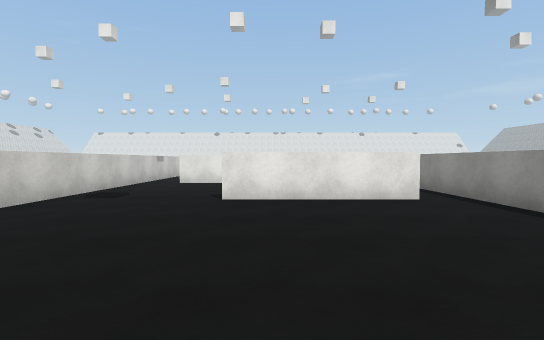
view 1 (above)

19 first-person views from a walk through a Unity game level. The camera is 1.4 m above the floor, tilts 2° down and sees 85° across. The floor is counted in squares, 2 m on a side. Each view is taken from the middle of a square. On the plan, view 1 faces up. The plan holds only what a view shows up to about 10 squares ahead; the rest is blank. The place goes on beyond the plan. The player is left out. Surface patterns are stand-ins for the level's own textures.

view 2
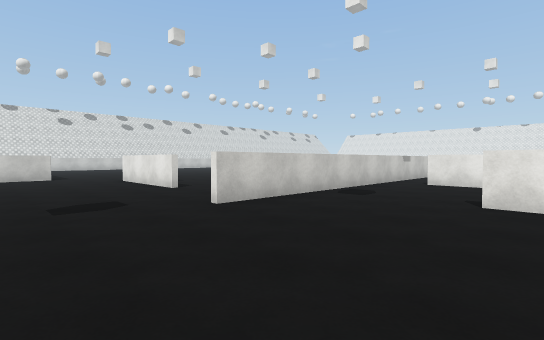

view 3
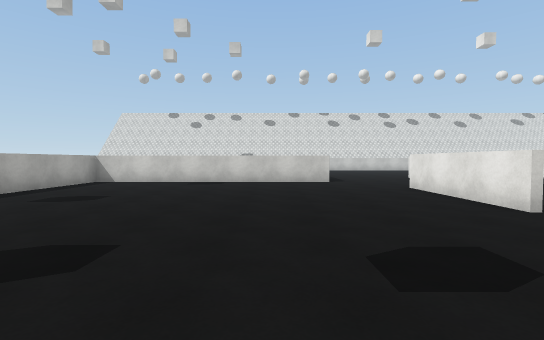

view 4
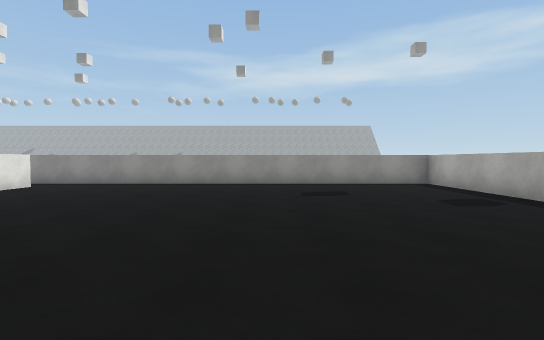

view 5
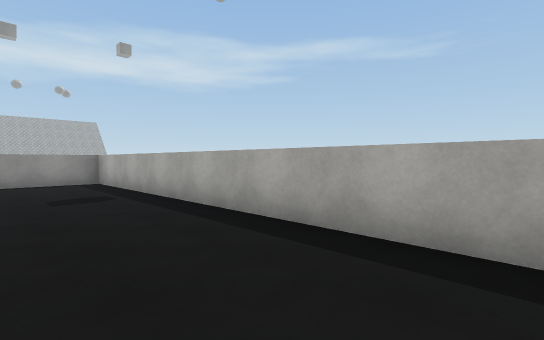

view 6
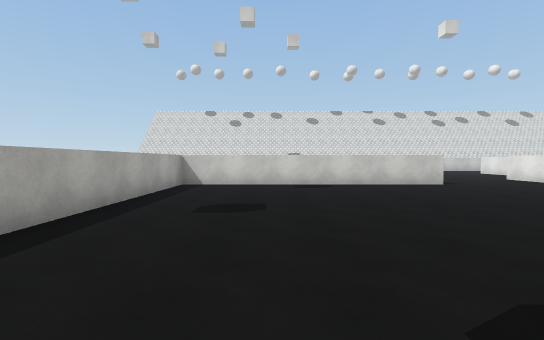

view 7
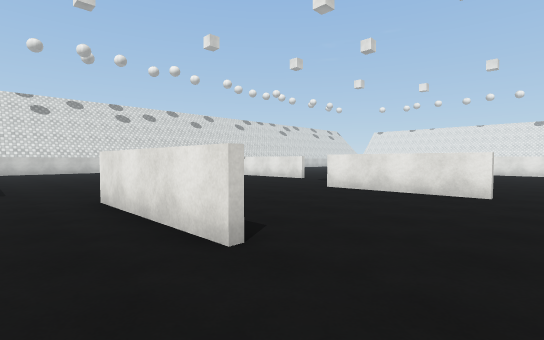

view 8
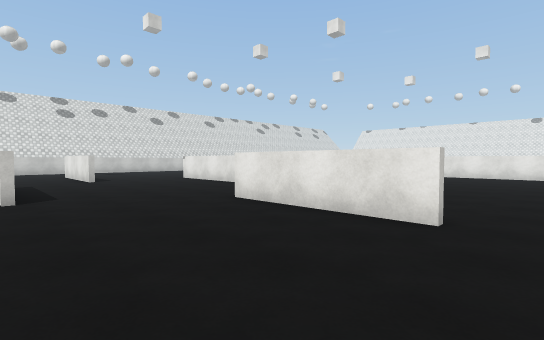

view 9
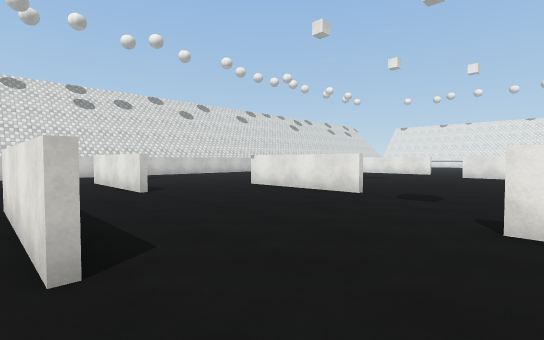

view 10
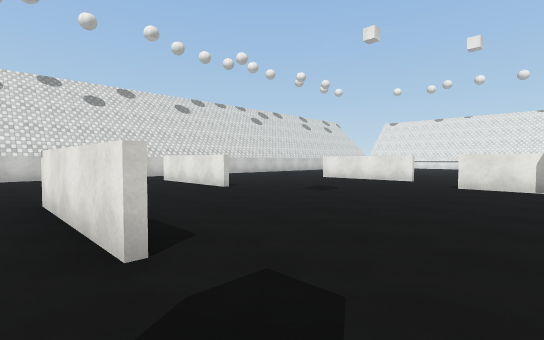

view 11
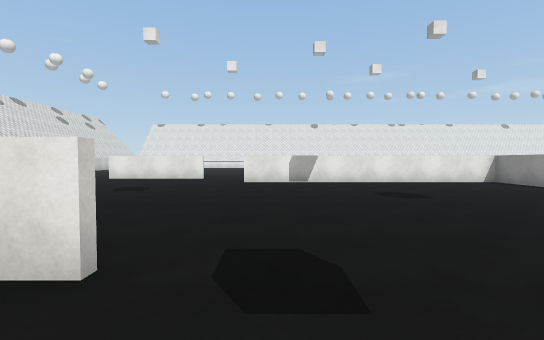

view 12
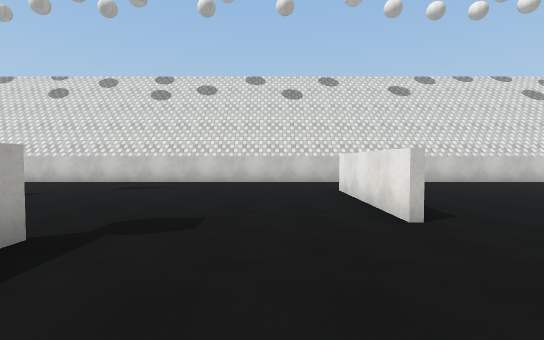

view 13
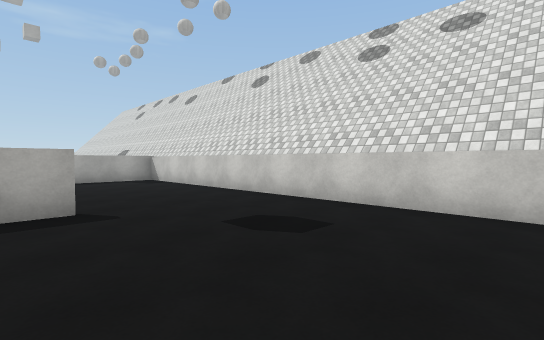

view 14
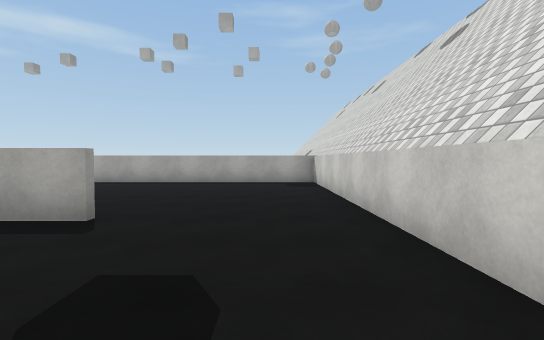

view 15
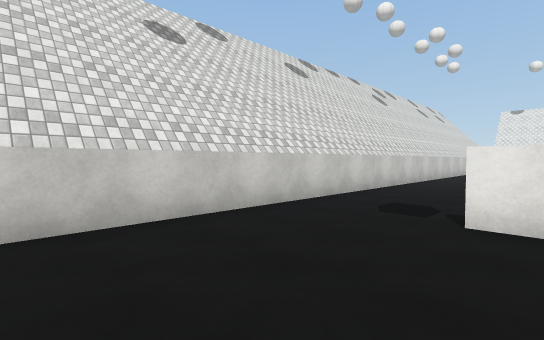

view 16
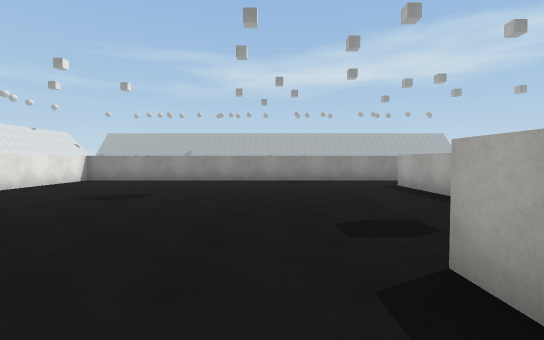

view 17
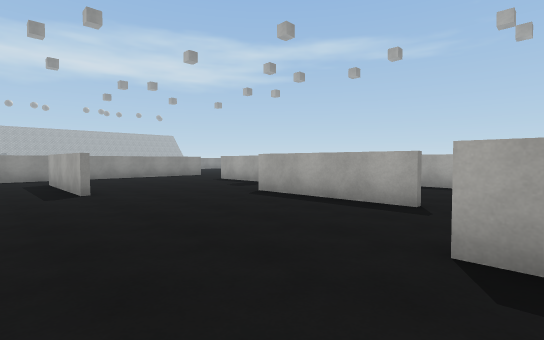

view 18
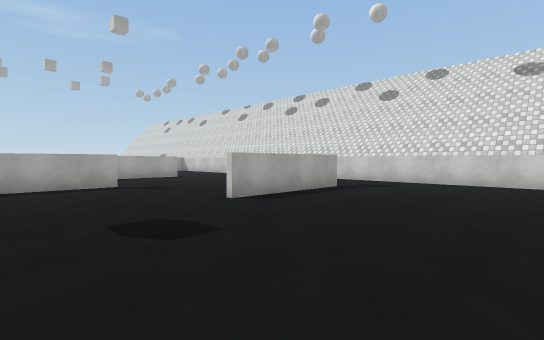

view 19
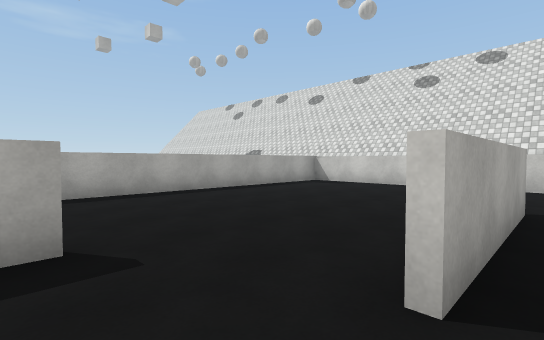

### Floor plan
Points are (right, up) in squares from view 1. A wall is a line through its corners. A room is listed if a view was taken in it or the views show most of it. See-through windows are left out.
Room 1 (views 1, 2, 3, 4, 5, 6, 7)
walls: (-3.9, 3.6) (-3.9, 2.6); (-6.9, 3.4) (-10.4, 3.4); (-12.3, 1.9) (-12.3, -5.5) (3.6, -5.5) (3.6, 4.5); (2.6, 5.2) (-0.9, 5.2)
ways out: opening at (-11, 2.5) to room 2; opening at (-5.5, 4) to room 2; opening at (-2, 4.3); opening at (3, 5)
Room 2 (views 8, 9, 10, 11, 12, 13, 14, 15, 16, 17, 18, 19)
walls: (-12, 10.7) (-15.6, 10.7); (-15.6, 10.9) (-12, 10.9); (-9.5, 8.6) (-5.9, 8.6); (-16.2, 14.5) (-19.7, 14.5); (-15.4, 7.5) (-18.9, 7.5); (-10.9, 5.2) (-14.5, 5.2); (-14.5, 5.4) (-11, 5.4); (-5.9, 8.4) (-9.5, 8.4); (-19.8, 14.7) (-16.2, 14.7); (-19, 7.6) (-15.4, 7.6); (-9, 3.6) (-8.2, 3.6); (-4.1, 7.8) (-4.1, 18.2) (-11.9, 18.2); (-22.3, 19.5) (-22.3, 1.8) (-13.2, 1.8)
ways out: opening at (-11, 2.5) to room 1; opening at (-5.5, 4) to room 1

Where each view was taken, in squares from view 1:
view 1: 0 up, 0 right, facing up
view 2: 0 up, 0 right, facing up-left
view 3: 0 up, 3 left, facing left
view 4: 1 down, 5 left, facing right
view 5: 3 down, 6 left, facing down-right
view 6: 3 down, 4 left, facing left
view 7: 2 up, 5 left, facing up-left
view 8: 5 up, 5 left, facing up-left
view 9: 5 up, 9 left, facing up-left
view 10: 10 up, 10 left, facing up-left
view 11: 9 up, 11 left, facing up
view 12: 13 up, 13 left, facing left
view 13: 12 up, 18 left, facing down-left
view 14: 11 up, 21 left, facing down
view 15: 11 up, 19 left, facing up-left
view 16: 12 up, 14 left, facing right
view 17: 10 up, 16 left, facing down-right
view 18: 19 up, 13 left, facing down-left
view 19: 8 up, 14 left, facing down-left
